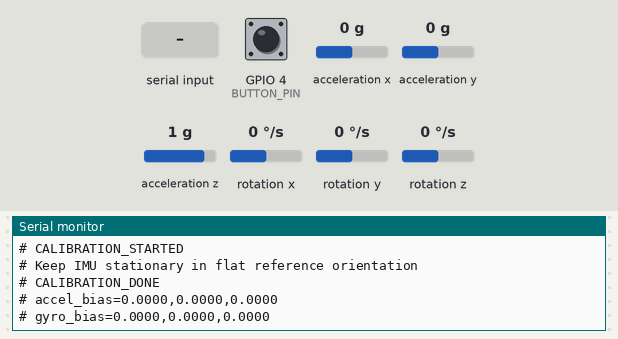
Bench run of a sketch on a simulated ESP32. Parts: the last lines printed to the serial monitor. The test bench sets the inputs (shaded band); at power-on: GPIO 4 (BUTTON_PIN) HIGH, acceleration x 0 g, acceleration y 0 g, acceleration z 1 g, rotation x 0 °/s, rotation y 0 °/s, rotation z 0 °/s.

Above: at 6.1 s.
6.2 s: GPIO 4 (BUTTON_PIN) pulled LOW for 0.15 s
At 6.9 s:
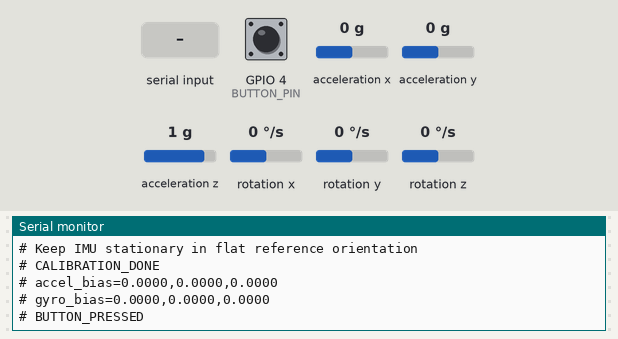
7.8 s: "start\n" received over Serial
At 8.4 s:
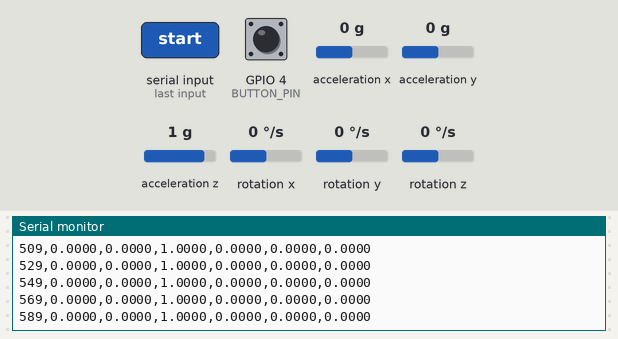
9.3 s: "stop\n" received over Serial
At 10.5 s:
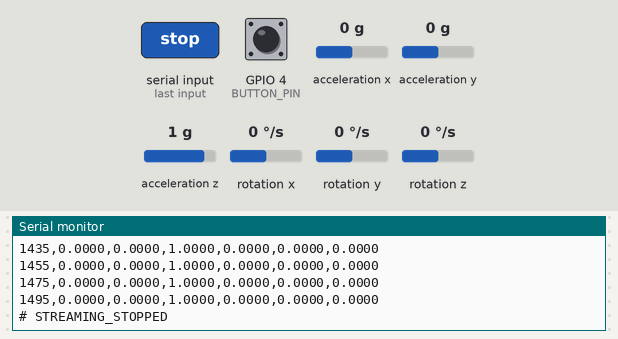
10.8 s: "status\n" received over Serial
At 11.6 s:
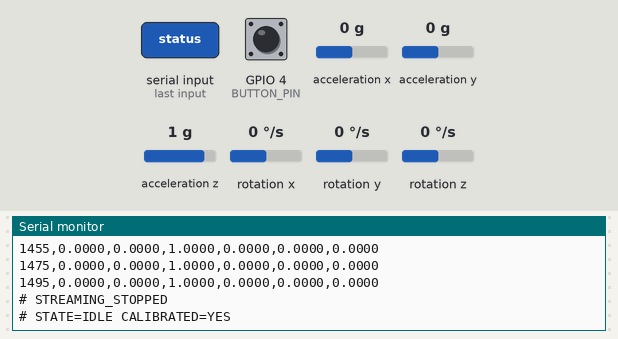
Timing chart, 0 to 13.3 s (numbered marks = the images above; inputs shaded):
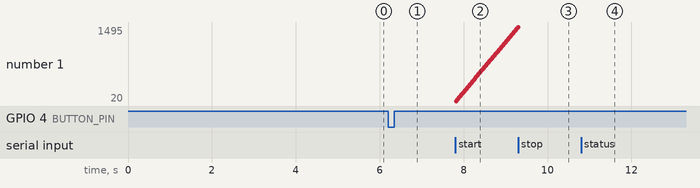

Measured:
- after the input at 6.2 s, the serial monitor: prints a new line at once (image 1)
- after the input at 7.8 s, the serial monitor: prints a new line at once (image 2)
- after the input at 10.8 s, the serial monitor: prints a new line at once (image 4)

The sketch:

imu_remote.ino
```cpp
// ==============================================================================
// UPGRADED FIRMWARE: ESP32 + MPU6050 Hand Gesture Controller
// For Graduation Project: "Machine Learning-Based Hand Gesture Recognition
// Using a Wearable IMU Sensor for PowerPoint Control"
//
// Key Upgrades & Engineering Fixes:
// 1. Configurable physical capture button with non-blocking software debouncing.
// 2. Consistent serial protocol emitting '# BUTTON_PRESSED' upon trigger.
// 3. Compensated interval sampling (50 Hz / 20 ms) eliminating delay() timing drift.
// 4. Clear state machine: STATE_IDLE, STATE_STREAMING, STATE_CALIBRATING.
// 5. Explicit sensor scaling comments (±2g -> 16384 LSB/g, ±250 dps -> 131 LSB/dps).
// 6. Transparent calibration routine distinguishing sensor bias from gravity vector.
// 7. Prepared for future wireless transport (stream abstraction for Serial/Bluetooth).
//
// Hardware Status Notice:
// PREPARED AND STRUCTURALLY AUDITED. UNCOMPILED / NOT HARDWARE-TESTED.
// Physical hardware validation to be performed upon board delivery.
// ==============================================================================

#include <Wire.h>
#include <MPU6050.h>

// -----------------------------
// Pin Configurations
// -----------------------------
#define I2C_SDA_PIN 21
#define I2C_SCL_PIN 22

// Physical capture button pin (Connect button between GPIO 4 and GND)
#define BUTTON_PIN 4
#define BUTTON_DEBOUNCE_MS 200

// -----------------------------
// Acquisition Timing Configuration
// -----------------------------
// Nominal sampling rate: 50 Hz -> 20 ms interval
// Preserves temporal alignment with existing 51-sample model windows (~1.0s duration)
#define TARGET_SAMPLE_RATE_HZ 50
#define SAMPLE_INTERVAL_MS (1000 / TARGET_SAMPLE_RATE_HZ)

// Stream transport abstraction (Serial over USB; easily redirected to BluetoothSerial later)
#define SENSOR_STREAM Serial

// -----------------------------
// Global Instances & Variables
// -----------------------------
MPU6050 mpu;

// Raw 16-bit registers
int16_t ax_raw, ay_raw, az_raw;
int16_t gx_raw, gy_raw, gz_raw;

// Scaled physical quantities (Units: ax, ay, az in g-force; gx, gy, gz in deg/s)
float ax = 0.0f, ay = 0.0f, az = 0.0f;
float gx = 0.0f, gy = 0.0f, gz = 0.0f;

// Calibration zero-rate offsets
float ax_bias = 0.0f, ay_bias = 0.0f, az_bias = 0.0f;
float gx_bias = 0.0f, gy_bias = 0.0f, gz_bias = 0.0f;
bool imuCalibrated = false;

// State machine
enum SystemState {
  STATE_IDLE,
  STATE_STREAMING,
  STATE_CALIBRATING
};
SystemState currentState = STATE_IDLE;

// Timing counters
unsigned long sessionStartTime = 0;
unsigned long lastSampleTime = 0;
unsigned long lastButtonPressTime = 0;
int lastButtonState = HIGH;

// Serial input buffer
String inputCommandBuffer = "";

// -----------------------------
// Helper: Print CSV Header
// -----------------------------
void printHeader() {
  SENSOR_STREAM.println("timestamp_ms,ax_g,ay_g,az_g,gx_dps,gy_dps,gz_dps");
}

// -----------------------------
// Sensor Readout & Unit Scaling
// -----------------------------
void readIMU() {
  mpu.getMotion6(&ax_raw, &ay_raw, &az_raw, &gx_raw, &gy_raw, &gz_raw);

  // MPU6050 standard scaling at default ranges:
  // Accelerometer range ±2g  -> Sensitivity: 16384 LSB / g
  // Gyroscope range ±250 dps -> Sensitivity: 131 LSB / (deg/s)
  ax = (float)ax_raw / 16384.0f;
  ay = (float)ay_raw / 16384.0f;
  az = (float)az_raw / 16384.0f;

  gx = (float)gx_raw / 131.0f;
  gy = (float)gy_raw / 131.0f;
  gz = (float)gz_raw / 131.0f;

  // Apply calibration bias subtraction if calibrated
  if (imuCalibrated) {
    ax -= ax_bias;
    ay -= ay_bias;
    az -= az_bias;
    gx -= gx_bias;
    gy -= gy_bias;
    gz -= gz_bias;
  }
}

// -----------------------------
// Calibration Routine
// -----------------------------
// CAUTION: Benchtop calibration assumes the sensor is stationary and horizontal
// with the Z-axis pointing up (measuring +1.0g gravity).
// For wrist-worn operation, resting gravity will differ depending on arm orientation.
// Gyro zero-rate bias can be calibrated at any stationary orientation.
void calibrateIMU(int sampleCount = 400) {
  SystemState previousState = currentState;
  currentState = STATE_CALIBRATING;

  SENSOR_STREAM.println("# CALIBRATION_STARTED");
  SENSOR_STREAM.println("# Keep IMU stationary in flat reference orientation");

  delay(1500); // Allow physical settle

  float ax_sum = 0.0f, ay_sum = 0.0f, az_sum = 0.0f;
  float gx_sum = 0.0f, gy_sum = 0.0f, gz_sum = 0.0f;
  int validSamples = 0;

  for (int i = 0; i < sampleCount; i++) {
    mpu.getMotion6(&ax_raw, &ay_raw, &az_raw, &gx_raw, &gy_raw, &gz_raw);

    ax_sum += ((float)ax_raw / 16384.0f);
    ay_sum += ((float)ay_raw / 16384.0f);
    az_sum += ((float)az_raw / 16384.0f);

    gx_sum += ((float)gx_raw / 131.0f);
    gy_sum += ((float)gy_raw / 131.0f);
    gz_sum += ((float)gz_raw / 131.0f);

    validSamples++;
    delay(5);
  }

  if (validSamples > 0) {
    // Gyro zero-rate bias: true rate is 0.0 deg/s when stationary
    gx_bias = gx_sum / (float)validSamples;
    gy_bias = gy_sum / (float)validSamples;
    gz_bias = gz_sum / (float)validSamples;

    // Desktop flat reference orientation assumes ax=0, ay=0, az=+1.0g
    ax_bias = ax_sum / (float)validSamples;
    ay_bias = ay_sum / (float)validSamples;
    az_bias = (az_sum / (float)validSamples) - 1.0f;

    imuCalibrated = true;

    SENSOR_STREAM.println("# CALIBRATION_DONE");
    SENSOR_STREAM.print("# accel_bias=");
    SENSOR_STREAM.print(ax_bias, 4); SENSOR_STREAM.print(",");
    SENSOR_STREAM.print(ay_bias, 4); SENSOR_STREAM.print(",");
    SENSOR_STREAM.println(az_bias, 4);

    SENSOR_STREAM.print("# gyro_bias=");
    SENSOR_STREAM.print(gx_bias, 4); SENSOR_STREAM.print(",");
    SENSOR_STREAM.print(gy_bias, 4); SENSOR_STREAM.print(",");
    SENSOR_STREAM.println(gz_bias, 4);
  } else {
    SENSOR_STREAM.println("# CALIBRATION_FAILED");
  }

  if (previousState == STATE_STREAMING) {
    sessionStartTime = millis();
    printHeader();
    SENSOR_STREAM.println("# STREAMING_RESUMED");
    currentState = STATE_STREAMING;
  } else {
    currentState = STATE_IDLE;
  }
}

// -----------------------------
// Button Event Handler
// -----------------------------
void checkPhysicalButton() {
  int reading = digitalRead(BUTTON_PIN);
  unsigned long now = millis();

  // Active LOW (internal pull-up enabled)
  if (reading == LOW && lastButtonState == HIGH) {
    if (now - lastButtonPressTime > BUTTON_DEBOUNCE_MS) {
      lastButtonPressTime = now;
      // Send standardized button event message recognized by live_demo_hotkey_ad.py & GUI
      SENSOR_STREAM.println("# BUTTON_PRESSED");
    }
  }
  lastButtonState = reading;
}

// -----------------------------
// Command Parser
// -----------------------------
void handleSerialCommand(String cmd) {
  cmd.trim();
  cmd.toLowerCase();

  if (cmd == "start") {
    if (currentState != STATE_STREAMING) {
      sessionStartTime = millis();
      lastSampleTime = sessionStartTime;
      printHeader();
      SENSOR_STREAM.println("# STREAMING_STARTED");
      currentState = STATE_STREAMING;
    }
  } else if (cmd == "stop") {
    if (currentState == STATE_STREAMING) {
      currentState = STATE_IDLE;
      SENSOR_STREAM.println("# STREAMING_STOPPED");
    }
  } else if (cmd == "calibrate") {
    calibrateIMU();
  } else if (cmd == "status") {
    SENSOR_STREAM.print("# STATE=");
    SENSOR_STREAM.print(currentState == STATE_STREAMING ? "STREAMING" : (currentState == STATE_CALIBRATING ? "CALIBRATING" : "IDLE"));
    SENSOR_STREAM.print(" CALIBRATED=");
    SENSOR_STREAM.println(imuCalibrated ? "YES" : "NO");
  }
}

// -----------------------------
// Arduino Setup
// -----------------------------
void setup() {
  SENSOR_STREAM.begin(115200);

  // Setup physical button with internal pull-up
  pinMode(BUTTON_PIN, INPUT_PULLUP);

  // Setup I2C interface on ESP32
  Wire.begin(I2C_SDA_PIN, I2C_SCL_PIN);
  Wire.setClock(400000); // 400 kHz Fast-Mode I2C for minimal bus latency

  mpu.initialize();

  if (mpu.testConnection()) {
    SENSOR_STREAM.println("# MPU6050 initialized successfully (Fast I2C 400kHz)");
  } else {
    SENSOR_STREAM.println("# ERROR: MPU6050 connection failed! Check SDA=GPIO21, SCL=GPIO22, VCC, GND.");
  }

  SENSOR_STREAM.println("# Ready. Supported serial commands: 'start', 'stop', 'calibrate', 'status'");
  SENSOR_STREAM.print("# Physical button configured on GPIO ");
  SENSOR_STREAM.println(BUTTON_PIN);

  // Optional baseline calibration at power-on
  calibrateIMU();
}

// -----------------------------
// Main Execution Loop
// -----------------------------
void loop() {
  // Check for incoming serial commands
  if (SENSOR_STREAM.available()) {
    String incoming = SENSOR_STREAM.readStringUntil('\n');
    handleSerialCommand(incoming);
  }

  // Check physical button trigger
  checkPhysicalButton();

  // Continuous stream with compensated interval timing
  if (currentState == STATE_STREAMING) {
    unsigned long currentMillis = millis();
    if (currentMillis - lastSampleTime >= SAMPLE_INTERVAL_MS) {
      lastSampleTime = currentMillis;

      readIMU();

      SENSOR_STREAM.print(currentMillis - sessionStartTime);
      SENSOR_STREAM.print(",");
      SENSOR_STREAM.print(ax, 4); SENSOR_STREAM.print(",");
      SENSOR_STREAM.print(ay, 4); SENSOR_STREAM.print(",");
      SENSOR_STREAM.print(az, 4); SENSOR_STREAM.print(",");
      SENSOR_STREAM.print(gx, 4); SENSOR_STREAM.print(",");
      SENSOR_STREAM.print(gy, 4); SENSOR_STREAM.print(",");
      SENSOR_STREAM.println(gz, 4);
    }
  }
}
```
